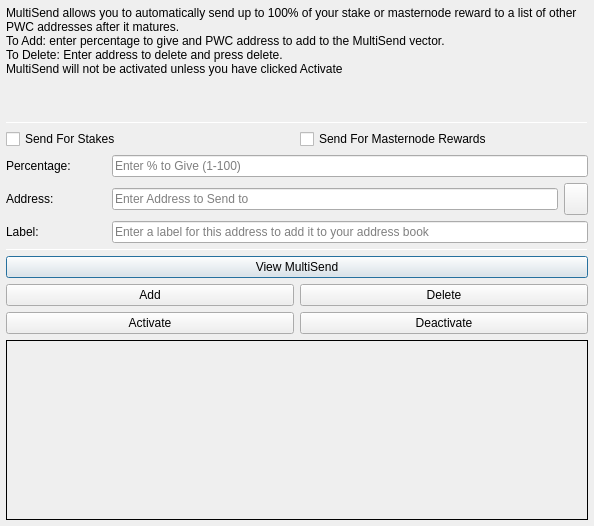
<?xml version="1.0" encoding="UTF-8"?>
<ui version="4.0">
 <class>MultiSendDialog</class>
 <widget class="QDialog" name="MultiSendDialog">
  <property name="windowModality">
   <enum>Qt::NonModal</enum>
  </property>
  <property name="geometry">
   <rect>
    <x>0</x>
    <y>0</y>
    <width>594</width>
    <height>526</height>
   </rect>
  </property>
  <property name="windowTitle">
   <string>MultiSend</string>
  </property>
  <layout class="QVBoxLayout" name="verticalLayout" stretch="0">
   <property name="margin">
    <number>6</number>
   </property>
   <item>
    <layout class="QVBoxLayout" name="verticalLayout_Main" stretch="1,1,1,0,1,1,1">
     <item>
      <widget class="QLabel" name="label_2">
       <property name="lineWidth">
        <number>1</number>
       </property>
       <property name="text">
        <string>MultiSend allows you to automatically send up to 100% of your stake or masternode reward to a list of other PWC addresses after it matures.
To Add: enter percentage to give and PWC address to add to the MultiSend vector.
To Delete: Enter address to delete and press delete.
MultiSend will not be activated unless you have clicked Activate</string>
       </property>
       <property name="alignment">
        <set>Qt::AlignLeading|Qt::AlignLeft|Qt::AlignTop</set>
       </property>
       <property name="wordWrap">
        <bool>true</bool>
       </property>
      </widget>
     </item>
     <item>
      <widget class="Line" name="line">
       <property name="minimumSize">
        <size>
         <width>0</width>
         <height>1</height>
        </size>
       </property>
       <property name="maximumSize">
        <size>
         <width>16777215</width>
         <height>1</height>
        </size>
       </property>
       <property name="orientation">
        <enum>Qt::Horizontal</enum>
       </property>
      </widget>
     </item>
     <item>
      <layout class="QVBoxLayout" name="verticalLayout_Settings">
       <item>
        <layout class="QHBoxLayout" name="horizontalLayout">
         <item>
          <widget class="QCheckBox" name="multiSendStakeCheckBox">
           <property name="text">
            <string>Send For Stakes</string>
           </property>
          </widget>
         </item>
         <item>
          <widget class="QCheckBox" name="multiSendMasternodeCheckBox">
           <property name="text">
            <string>Send For Masternode Rewards</string>
           </property>
          </widget>
         </item>
        </layout>
       </item>
       <item>
        <layout class="QHBoxLayout" name="horizontalLayout_6">
         <item>
          <widget class="QLabel" name="label">
           <property name="minimumSize">
            <size>
             <width>100</width>
             <height>0</height>
            </size>
           </property>
           <property name="toolTip">
            <string>Percentage of stake to send</string>
           </property>
           <property name="text">
            <string>Percentage:</string>
           </property>
          </widget>
         </item>
         <item>
          <widget class="QLineEdit" name="multiSendPercentEdit">
           <property name="toolTip">
            <string>Enter whole numbers 1 - 100</string>
           </property>
           <property name="placeholderText">
            <string>Enter % to Give (1-100)</string>
           </property>
          </widget>
         </item>
        </layout>
       </item>
       <item>
        <layout class="QHBoxLayout" name="horizontalLayout_7">
         <item>
          <widget class="QLabel" name="label_5">
           <property name="minimumSize">
            <size>
             <width>100</width>
             <height>0</height>
            </size>
           </property>
           <property name="toolTip">
            <string>Address to send portion of stake to</string>
           </property>
           <property name="text">
            <string>Address:</string>
           </property>
          </widget>
         </item>
         <item>
          <widget class="QLineEdit" name="multiSendAddressEdit">
           <property name="toolTip">
            <string/>
           </property>
           <property name="placeholderText">
            <string>Enter Address to Send to</string>
           </property>
          </widget>
         </item>
         <item>
          <widget class="QToolButton" name="addressBookButton">
           <property name="maximumSize">
            <size>
             <width>16777215</width>
             <height>32</height>
            </size>
           </property>
           <property name="toolTip">
            <string>Choose an address from the address book</string>
           </property>
           <property name="text">
            <string/>
           </property>
           <property name="icon">
            <iconset resource="../pawcoin.qrc">
             <normaloff>:/icons/address-book</normaloff>:/icons/address-book</iconset>
           </property>
           <property name="shortcut">
            <string>Alt+A</string>
           </property>
          </widget>
         </item>
        </layout>
       </item>
      </layout>
     </item>
     <item>
      <layout class="QHBoxLayout" name="horizontalLayout_3">
       <item>
        <widget class="QLabel" name="label_3">
         <property name="minimumSize">
          <size>
           <width>100</width>
           <height>0</height>
          </size>
         </property>
         <property name="text">
          <string>Label:</string>
         </property>
        </widget>
       </item>
       <item>
        <widget class="QLineEdit" name="labelAddressLabelEdit">
         <property name="placeholderText">
          <string>Enter a label for this address to add it to your address book</string>
         </property>
        </widget>
       </item>
      </layout>
     </item>
     <item>
      <widget class="Line" name="line_2">
       <property name="minimumSize">
        <size>
         <width>0</width>
         <height>1</height>
        </size>
       </property>
       <property name="maximumSize">
        <size>
         <width>16777215</width>
         <height>1</height>
        </size>
       </property>
       <property name="orientation">
        <enum>Qt::Horizontal</enum>
       </property>
      </widget>
     </item>
     <item>
      <layout class="QVBoxLayout" name="verticalLayout_Buttons">
       <item>
        <layout class="QHBoxLayout" name="horizontalLayout_4">
         <item>
          <widget class="QPushButton" name="viewButton">
           <property name="toolTip">
            <string/>
           </property>
           <property name="statusTip">
            <string>View MultiSend Vector</string>
           </property>
           <property name="text">
            <string>View MultiSend</string>
           </property>
          </widget>
         </item>
        </layout>
       </item>
       <item>
        <layout class="QHBoxLayout" name="horizontalLayout_2">
         <item>
          <widget class="QPushButton" name="addButton">
           <property name="toolTip">
            <string/>
           </property>
           <property name="statusTip">
            <string>Add to MultiSend Vector</string>
           </property>
           <property name="text">
            <string>Add</string>
           </property>
          </widget>
         </item>
         <item>
          <widget class="QPushButton" name="deleteButton">
           <property name="toolTip">
            <string/>
           </property>
           <property name="statusTip">
            <string>Delete Address From MultiSend Vector</string>
           </property>
           <property name="text">
            <string>Delete</string>
           </property>
          </widget>
         </item>
        </layout>
       </item>
       <item>
        <layout class="QHBoxLayout" name="horizontalLayout_5">
         <item>
          <widget class="QPushButton" name="activateButton">
           <property name="statusTip">
            <string>Activate MultiSend</string>
           </property>
           <property name="text">
            <string>Activate</string>
           </property>
          </widget>
         </item>
         <item>
          <widget class="QPushButton" name="disableButton">
           <property name="statusTip">
            <string>Deactivate MultiSend</string>
           </property>
           <property name="text">
            <string>Deactivate</string>
           </property>
          </widget>
         </item>
        </layout>
       </item>
      </layout>
     </item>
     <item>
      <widget class="QLabel" name="message">
       <property name="minimumSize">
        <size>
         <width>0</width>
         <height>180</height>
        </size>
       </property>
       <property name="frameShape">
        <enum>QFrame::Panel</enum>
       </property>
       <property name="frameShadow">
        <enum>QFrame::Plain</enum>
       </property>
       <property name="lineWidth">
        <number>1</number>
       </property>
       <property name="midLineWidth">
        <number>1</number>
       </property>
       <property name="text">
        <string/>
       </property>
       <property name="alignment">
        <set>Qt::AlignLeading|Qt::AlignLeft|Qt::AlignTop</set>
       </property>
       <property name="wordWrap">
        <bool>true</bool>
       </property>
      </widget>
     </item>
    </layout>
   </item>
  </layout>
 </widget>
 <resources>
  <include location="../pawcoin.qrc"/>
 </resources>
 <connections/>
</ui>
